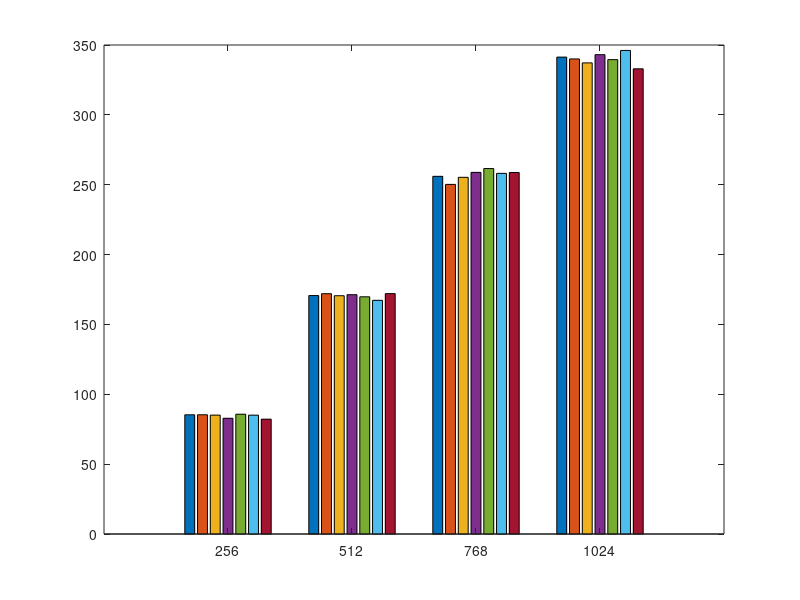

MATLAB code to generate this figure: (Note: this script raises an error after producing the figure.)
clear; close all; clc
textSize = 14;

% Actual
% Eavesdropping (n4) IS 256 512 768 1024
% Inference (n3) IS 256 512 768 1024
% Imitation (e1) IS 256 512 768 1024
% Stalking (e2) IS 256 512 768 1024
% inversion 1 IS 256 512 768 1024
% inversion 2 IS 256 512 768 1024

epiImpBMRis = [(256^2-1)/3/256 (512^2-1)/3/512 (768^2-1)/3/768 (1024^2-1)/3/1024; 
    85.34895833 172.00837054 250.228125 340.02473958;
    85.09140625 170.54631696 255.29817708 337.20638021;
    82.83359375 171.29659598 258.82838542 343.09049479;
    85.74192708 169.78097098 261.56901042 339.53580729;
    85.0703125  167.25585938 258.1171875  346.1015625;
    82.1953125  172.0703125  258.7421875  332.98730469
    ];
    
kle = [5, 6, 7, 8];

epiImpBMRis = epiImpBMRis';

figure(31)
bar(kle, epiImpBMRis, 'grouped')
hold on
xticklabels({'256','512','768','1024'})
ax = gca;
ax.YAxis.FontSize = 14;
ax.XAxis.FontSize = 14;
ax.YAxis.FontWeight = 'bold';
ax.XAxis.FontWeight = 'bold';
ax.LineWidth = 1;
ylim([0 1000])
yticks(0:200:1000)
% legend('RGA Theo.', 'RGA',...
%     'InfA', 'ImA', 'SA', ...
%     'InvA (QP Method)', 'InvA (Iterative Attack)',...
%     'FontSize',textSize, 'FontWeight','bold', 'Location','northeast')
legend('Random Guess Attack Theo.', 'Random Guess Attack',...
    'Inference Attack', 'Imitation Attack', 'Stalking Attack', ...
    'Inversion Attack (QP Method)', 'Inversion Attack (Iterative Attack)',...
    'FontSize',textSize, 'FontWeight','bold', 'Location','northeast')
xlabel('Number of Episodes', 'FontSize', 15, 'FontWeight','bold')
ylabel('Average Difference', 'FontSize',15, 'FontWeight','bold')
grid on

% fsize = 8;
% for i=1:length(epiImpBMRis)
%     text(kle(i)-0.3,epiImpBMRis(i,1),strcat(num2str(epiImpBMRis(i,1), '%.3g')), 'FontWeight','bold', 'HorizontalAlignment', 'center', 'VerticalAlignment', 'bottom', 'FontSize', fsize)
%     text(kle(i)-0.1,epiImpBMRis(i,2),strcat(num2str(epiImpBMRis(i,2), '%.3g')), 'FontWeight','bold', 'HorizontalAlignment', 'center', 'VerticalAlignment', 'bottom', 'FontSize', fsize)
%     text(kle(i)+0.1,epiImpBMRis(i,3),strcat(num2str(epiImpBMRis(i,3), '%.3g')), 'FontWeight','bold', 'HorizontalAlignment', 'center', 'VerticalAlignment', 'bottom', 'FontSize', fsize)
%     text(kle(i)+0.3,epiImpBMRis(i,4),strcat(num2str(epiImpBMRis(i,4), '%.3g')), 'FontWeight','bold', 'HorizontalAlignment', 'center', 'VerticalAlignment', 'bottom', 'FontSize', fsize)
% end

print('dists2','-depsc')
